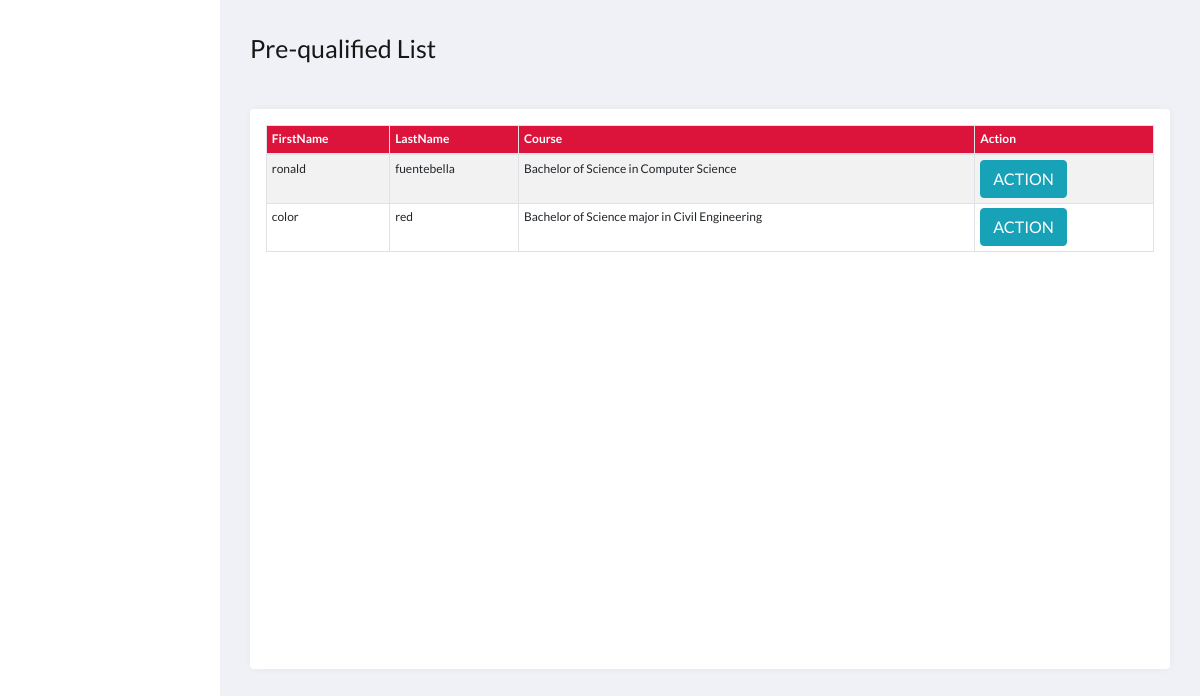
The app's page /admin/admin.pre.php with its own data.
### tables this page shows
CREATE TABLE `selectedcourse` (
  `id` int(11) NOT NULL,
  `user_id` int(11) NOT NULL,
  `course_id` int(11) NOT NULL,
  `file_id` int(11) NOT NULL,
  `userStatus` varchar(100) DEFAULT NULL,
  `date` varchar(200) NOT NULL
);

CREATE TABLE `users` (
  `id` int(11) NOT NULL,
  `username` varchar(100) NOT NULL,
  `fname` varchar(100) NOT NULL,
  `lname` varchar(100) NOT NULL,
  `email` varchar(100) NOT NULL,
  `user_type` varchar(100) NOT NULL,
  `password` varchar(100) NOT NULL
);

CREATE TABLE `coursestbl` (
  `course_id` int(11) NOT NULL,
  `course_name` varchar(255) NOT NULL,
  `course_description` varchar(1000) NOT NULL,
  `college_id` int(11) NOT NULL,
  `course_img` text DEFAULT NULL,
  `quota` int(200) DEFAULT NULL,
  `waiting` int(200) DEFAULT NULL,
  `cet_req` float DEFAULT NULL,
  `gpa_req` float DEFAULT NULL
);

### admin/admin.pre.php (the view, shortened to what this page needs)
<?php
include('../functions.php');
?>
<!DOCTYPE html>
<html lang="en">
<head>
    <link rel="stylesheet" href="../bootstrap4/css/bootstrap.min.css">
    <link href="//maxcdn.bootstrapcdn.com/font-awesome/4.7.0/css/font-awesome.min.css" rel="stylesheet">
    <link rel="stylesheet" href="../css/admin.style.css">
    <link rel="stylesheet" type="text/css" href="../DataTables/datatables.css">
</head>
<body>
      <section class="page-content">
        <section class="btn-group">
          <p class="section-name">Pre-qualified List</p>
        </section>
        <section class="grid">
          <article>
              <div class="table table-responsive-sm table-responsive-md table-responsive-lg table-responsive-xl mx-3 my-3">
                <table class="table table-sm table-striped table-bordered table-hover" id="printable-table">
                    <thead class="thead">
                    <?php $results = mysqli_query($db, "SELECT * from selectedcourse LEFT JOIN users ON selectedcourse.user_id = users.id
                     LEFT JOIN coursestbl ON selectedcourse.course_id = coursestbl.course_id
                     LEFT JOIN attachment ON selectedcourse.file_id = attachment.id WHERE userStatus='VERIFIED'")?>
                        <tr>
                            <th>FirstName</th>
                            <th>LastName</th>
                            <th>Course</th>
                            <th>Action </th>
                        </tr>
                    </thead>
                    <tbody class="tbody">
                 <?php   while ($row = mysqli_fetch_array($results)) { ?>
                            <tr>
                          <td><?php echo $row['fname']; ?> </td>
                          <td><?php echo $row['lname']; ?> </td>
                          <td><?php echo $row['course_name']; ?></td>
                          <td>
                          <button type="button" class ="btn btn-info actionbtn"> ACTION </button>
                         </td>
                          <?php
                        }
                         ?>
                    </tbody>
                </table>
              </div>
          </article>
        </section>
      </section>
</body>
</html>

### css/admin.style.css (style rules this page uses)
:root { --page-header-bgColor: crimson; --page-header-bgColor-hover: rgba(0, 0, 0, 0.103); --page-header-txtColor: white; --page-header-headingColor: rgb(202, 198, 198); --page-header-width: 220px; --page-content-bgColor: #f0f1f6; --page-content-txtColor: #171616; --page-content-blockColor: #fff; --border-radius: 4px; --box-shadow: 0 0 10px -2px rgba(0, 0, 0, 0.075); }
* { padding: 0; margin: 0; box-sizing: border-box; }
a,button { color: inherit; }
button { cursor: pointer; }
button, input { border: none; }
body { font: 16px/1.5 "Lato", sans-serif; }
.page-content { position: relative; left: var(--page-header-width); width: calc(100% - var(--page-header-width)); min-height: 100vh; padding: 30px; color: var(--page-content-txtColor); background: var(--page-content-bgColor); }
.btn-group { display: grid; grid-template-columns: 1fr auto; grid-column-gap: 0px; align-items: center; background: var(--page-content-bgColor); margin-bottom: 25px; }
.btn-group .section-name { font-size: 25px; }
.page-content .grid .thead { background-color: var(--page-header-bgColor); color: white; font-size: 12px; }
.page-content .grid .tbody { font-size: 12px; }
.page-content .grid > article { display: flex; min-height: 70vh; height: 100%; background: var(--page-content-blockColor); border-radius: var(--border-radius); box-shadow: var(--box-shadow); }

### records on screen
selectedcourse: user.fname "ronald", user.lname "fuentebella", course.course_name "Bachelor of Science in Computer Science"
selectedcourse: user.fname "color", user.lname "red", course.course_name "Bachelor of Science major in Civil Engineering"
